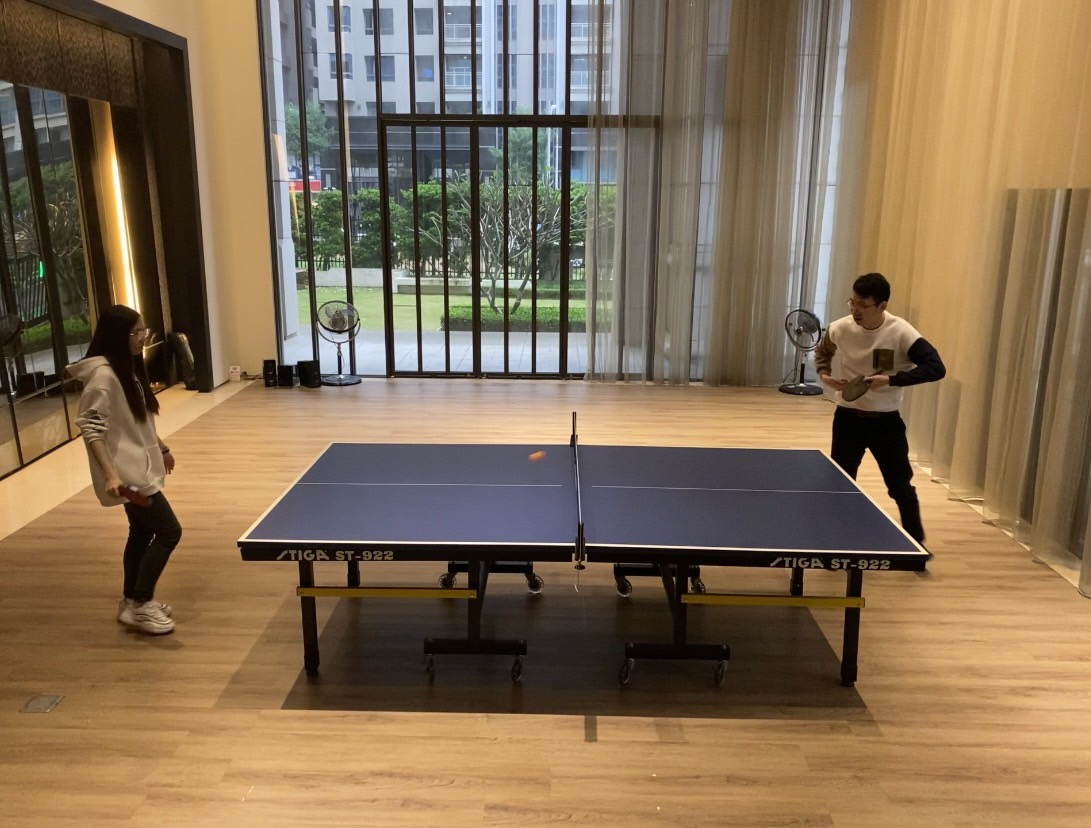
#> input picture Computer Vision/S__3293193.jpg, 1091 x 828 px
$ python -i test.py   (imports and definitions only)   (older library calls are emulated)
#> lines starting #> are read from the running program, lines starting #| are printed output that depends on the picture
import cv2
from tkinter import Label, Tk, Button,ttk
from PIL import ImageTk,Image
import os


# [2 lines not run here, left out]

filters ="RGB","GRAY","HSV","FHSV","HLS"
# [1 line that did not run here, left out]
# [2 lines not run here, left out]
def change_filter(img):
    if com_box.get() =="RGB":
        img = cv2.cvtColor(img, cv2.COLOR_BGR2RGB)
    if com_box.get() =="GRAY":
        img = cv2.cvtColor(img, cv2.COLOR_BGR2GRAY)
    if com_box.get() =="HSV":
        img = cv2.cvtColor(img,cv2.COLOR_BGR2HSV)
    if com_box.get() =="FHSV":
        img = cv2.cvtColor(img, cv2.COLOR_BGR2HSV_FULL)
    if com_box.get() =="HLS":
        img = cv2.cvtColor(img, cv2.COLOR_BGR2HLS)
    return img

path = os.getcwd()
myList = os.listdir(path)
list2 = []
# [4 lines not run here, left out]
# print(len(list2))

# print(myList)
def to_display(img, label, x, y, w, h):
    image = Image.fromarray(img)
    image = image.resize((w, h), Image.ANTIALIAS)
    pic = ImageTk.PhotoImage(image)
    label.configure(image=pic)
    label.image = pic
    label.place(x=x, y=y)

def switch(i):
    label = Label(win, bg="black")
    img = cv2.imread(list2[i])
    img = change_filter(img)
    to_display(img,label,150,20,300,400)

count = 0
#next img
def counup():
    global count
    count +=1
    if count > len(list2)-1:
        count = 0
    switch(count)

# previous img
def coundown():
    global count
    count -=1
    if count < 0:
        count = len(list2)-1
    switch(count)
#     win.after(700,coundown)
# coundown()

# [1 line that did not run here, left out]
# [1 line that did not run here, left out]

# [1 line not run here, left out]

>>> import cv2
>>> picture = cv2.imread('S__3293193.jpg', cv2.IMREAD_GRAYSCALE)
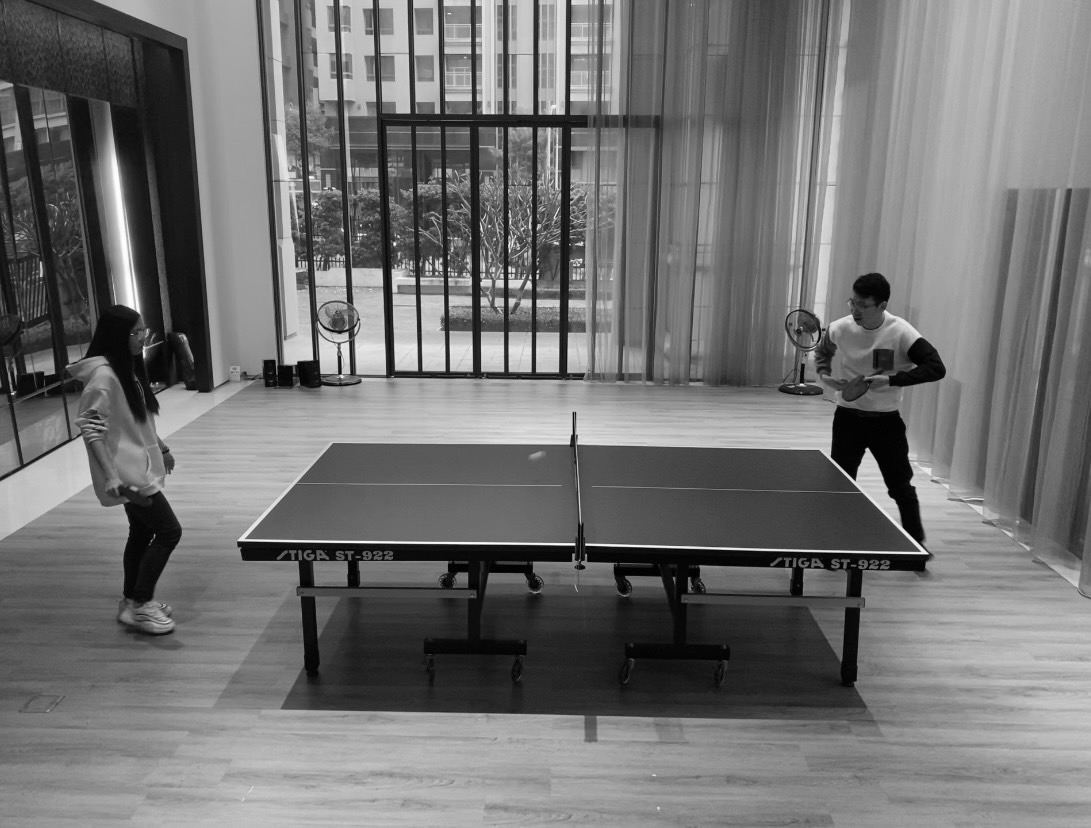
#> picture: shape (828, 1091); min 0, max 255, mean 113.6
#> (the run stopped early here; a loop or call above may not have finished)

$ run again, on Computer Vision/table_tennis.jpg
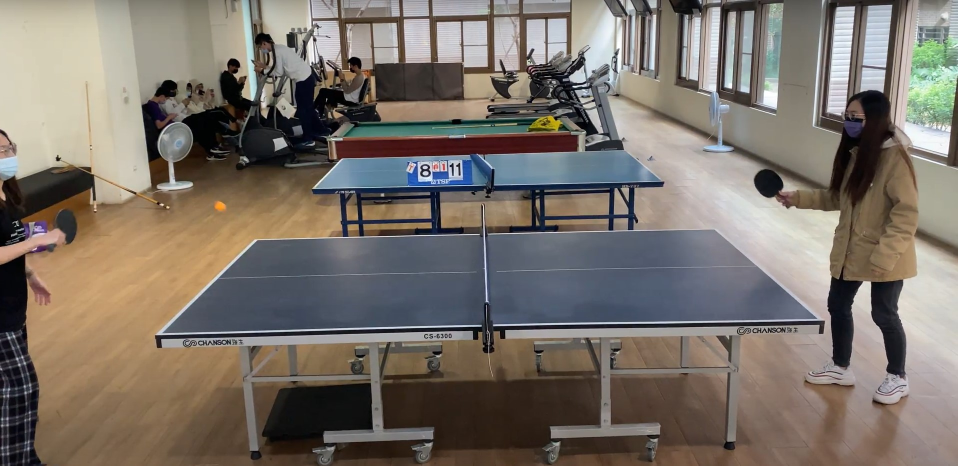
#> input picture Computer Vision/table_tennis.jpg, 1915 x 931 px (shown at 1/2 size)
#> `picture = cv2.imread('S__3293193.jpg', cv2.IMREAD_GRAYSCALE)`:
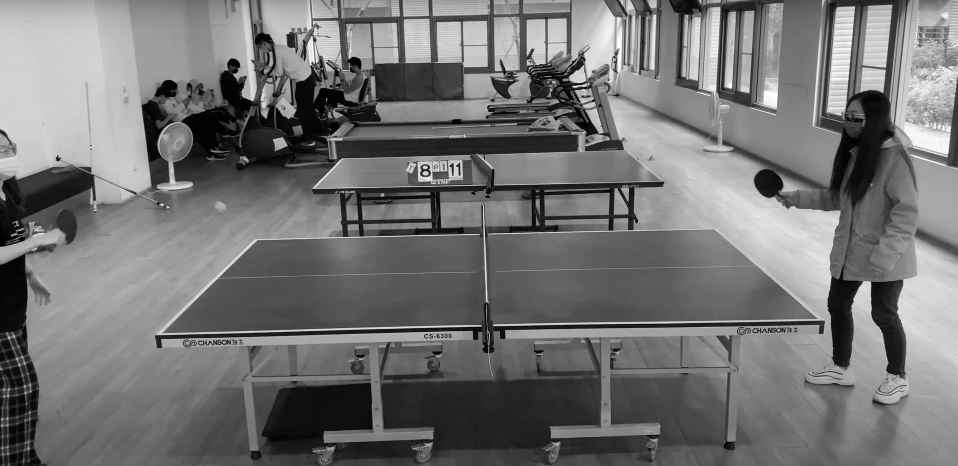
#> picture: shape (931, 1915) (shown at 1/2 size); min 0, max 255, mean 115.7
